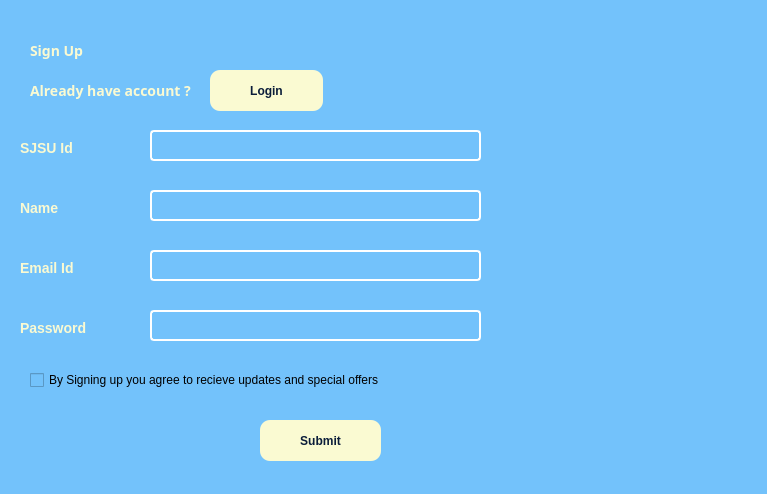
<?xml version="1.0" encoding="UTF-8"?>
<ui version="4.0">
 <class>SignUp_Dialog</class>
 <widget class="QDialog" name="SignUp_Dialog">
  <property name="geometry">
   <rect>
    <x>0</x>
    <y>0</y>
    <width>767</width>
    <height>494</height>
   </rect>
  </property>
  <property name="windowTitle">
   <string>Dialog</string>
  </property>
  <property name="styleSheet">
   <string notr="true">QWidget {
    background-color: #73C2FB; /* Ice Blue*/
    font-family: 'Segoe UI', sans-serif;
}</string>
  </property>
  <widget class="QLabel" name="Sign_Up">
   <property name="geometry">
    <rect>
     <x>30</x>
     <y>30</y>
     <width>171</width>
     <height>41</height>
    </rect>
   </property>
   <property name="font">
    <font>
     <family>Segoe UI,sans-serif</family>
     <pointsize>-1</pointsize>
     <weight>75</weight>
     <bold>true</bold>
    </font>
   </property>
   <property name="styleSheet">
    <string notr="true">QLabel {
    color: #FAFAD2;
    font-size: 14px;
    font-weight: bold;
}</string>
   </property>
   <property name="text">
    <string>Sign Up</string>
   </property>
  </widget>
  <widget class="QLabel" name="AlreadySignIn">
   <property name="geometry">
    <rect>
     <x>30</x>
     <y>80</y>
     <width>171</width>
     <height>21</height>
    </rect>
   </property>
   <property name="font">
    <font>
     <family>Segoe UI,sans-serif</family>
     <pointsize>-1</pointsize>
     <weight>75</weight>
     <bold>true</bold>
    </font>
   </property>
   <property name="styleSheet">
    <string notr="true">QLabel {
    color: #FAFAD2;
    font-size: 14px;
    font-weight: bold;
}</string>
   </property>
   <property name="text">
    <string>Already have account ?</string>
   </property>
  </widget>
  <widget class="QPushButton" name="Login">
   <property name="geometry">
    <rect>
     <x>210</x>
     <y>70</y>
     <width>113</width>
     <height>41</height>
    </rect>
   </property>
   <property name="styleSheet">
    <string notr="true">QPushButton {
    background-color: #FAFAD2; /* Gold */
    color: #0B1D3A;
    border: none;
    border-radius: 10px;
    padding: 10px;
    font-weight: bold;
}
QPushButton:hover {
    background-color: #FAFAD2;
}</string>
   </property>
   <property name="text">
    <string>Login</string>
   </property>
  </widget>
  <widget class="QLabel" name="User_ID_Label">
   <property name="geometry">
    <rect>
     <x>20</x>
     <y>140</y>
     <width>121</width>
     <height>16</height>
    </rect>
   </property>
   <property name="styleSheet">
    <string notr="true">QLabel {
    color: #FAFAD2;
    font-size: 14px;
    font-weight: bold;
}</string>
   </property>
   <property name="text">
    <string>SJSU Id</string>
   </property>
   <property name="textFormat">
    <enum>Qt::RichText</enum>
   </property>
   <property name="scaledContents">
    <bool>true</bool>
   </property>
  </widget>
  <widget class="QLineEdit" name="EnterYourEmailUser">
   <property name="geometry">
    <rect>
     <x>150</x>
     <y>130</y>
     <width>331</width>
     <height>31</height>
    </rect>
   </property>
   <property name="styleSheet">
    <string notr="true">QLineEdit {
    background-color: transparent;
    border: 2px solid white;
    border-radius: 4px;
    padding: 6px;
    font-size: 14px;
    color: yellow;
}</string>
   </property>
  </widget>
  <widget class="QLabel" name="Name">
   <property name="geometry">
    <rect>
     <x>20</x>
     <y>200</y>
     <width>121</width>
     <height>16</height>
    </rect>
   </property>
   <property name="styleSheet">
    <string notr="true">QLabel {
    color: #FAFAD2;
    font-size: 14px;
    font-weight: bold;
}</string>
   </property>
   <property name="text">
    <string>Name</string>
   </property>
   <property name="textFormat">
    <enum>Qt::RichText</enum>
   </property>
   <property name="scaledContents">
    <bool>true</bool>
   </property>
  </widget>
  <widget class="QLineEdit" name="EnterYourEmailUser_2">
   <property name="geometry">
    <rect>
     <x>150</x>
     <y>190</y>
     <width>331</width>
     <height>31</height>
    </rect>
   </property>
   <property name="styleSheet">
    <string notr="true">QLineEdit {
    background-color: transparent;
    border: 2px solid white;
    border-radius: 4px;
    padding: 6px;
    font-size: 14px;
    color: yellow;
}</string>
   </property>
  </widget>
  <widget class="QLabel" name="EmailId_label">
   <property name="geometry">
    <rect>
     <x>20</x>
     <y>260</y>
     <width>111</width>
     <height>16</height>
    </rect>
   </property>
   <property name="styleSheet">
    <string notr="true">QLabel {
    color: #FAFAD2;
    font-size: 14px;
    font-weight: bold;
}</string>
   </property>
   <property name="text">
    <string>Email Id</string>
   </property>
   <property name="textFormat">
    <enum>Qt::RichText</enum>
   </property>
   <property name="scaledContents">
    <bool>true</bool>
   </property>
  </widget>
  <widget class="QLineEdit" name="EnterYourEmailUser_3">
   <property name="geometry">
    <rect>
     <x>150</x>
     <y>250</y>
     <width>331</width>
     <height>31</height>
    </rect>
   </property>
   <property name="styleSheet">
    <string notr="true">QLineEdit {
    background-color: transparent;
    border: 2px solid white;
    border-radius: 4px;
    padding: 6px;
    font-size: 14px;
    color: yellow;
}</string>
   </property>
  </widget>
  <widget class="QCheckBox" name="Checkbox">
   <property name="geometry">
    <rect>
     <x>30</x>
     <y>370</y>
     <width>431</width>
     <height>20</height>
    </rect>
   </property>
   <property name="styleSheet">
    <string notr="true">Check Box{
    color: #FAFAD2;
    font-size: 14px;
    font-weight: bold;
}</string>
   </property>
   <property name="text">
    <string>By Signing up you agree to recieve updates and special offers</string>
   </property>
  </widget>
  <widget class="QPushButton" name="Submit">
   <property name="geometry">
    <rect>
     <x>260</x>
     <y>420</y>
     <width>121</width>
     <height>41</height>
    </rect>
   </property>
   <property name="styleSheet">
    <string notr="true">QPushButton {
    background-color: #FAFAD2; /* Gold */
    color: #0B1D3A;
    border: none;
    border-radius: 10px;
    padding: 10px;
    font-weight: bold;
}
QPushButton:hover {
    background-color: #FAFAD2;
}</string>
   </property>
   <property name="text">
    <string>Submit</string>
   </property>
  </widget>
  <widget class="QLabel" name="Image">
   <property name="geometry">
    <rect>
     <x>510</x>
     <y>100</y>
     <width>211</width>
     <height>231</height>
    </rect>
   </property>
   <property name="autoFillBackground">
    <bool>false</bool>
   </property>
   <property name="styleSheet">
    <string notr="true">QLabel {
    background-color: #73C2FB; /* Ice Blue*/
    font-family: 'Segoe UI', sans-serif;
}</string>
   </property>
   <property name="text">
    <string/>
   </property>
   <property name="pixmap">
    <pixmap>Images/ChatGPT Image Apr 21, 2025, 12_09_12 AM.png</pixmap>
   </property>
   <property name="scaledContents">
    <bool>true</bool>
   </property>
  </widget>
  <widget class="QLabel" name="Password_2">
   <property name="geometry">
    <rect>
     <x>20</x>
     <y>320</y>
     <width>111</width>
     <height>16</height>
    </rect>
   </property>
   <property name="styleSheet">
    <string notr="true">QLabel {
    color: #FAFAD2;
    font-size: 14px;
    font-weight: bold;
}</string>
   </property>
   <property name="text">
    <string>Password</string>
   </property>
   <property name="textFormat">
    <enum>Qt::RichText</enum>
   </property>
   <property name="scaledContents">
    <bool>true</bool>
   </property>
  </widget>
  <widget class="QLineEdit" name="EnterYourEmailUser_4">
   <property name="geometry">
    <rect>
     <x>150</x>
     <y>310</y>
     <width>331</width>
     <height>31</height>
    </rect>
   </property>
   <property name="styleSheet">
    <string notr="true">QLineEdit {
    background-color: transparent;
    border: 2px solid white;
    border-radius: 4px;
    padding: 6px;
    font-size: 14px;
    color: yellow;
}</string>
   </property>
  </widget>
 </widget>
 <resources/>
 <connections/>
</ui>
